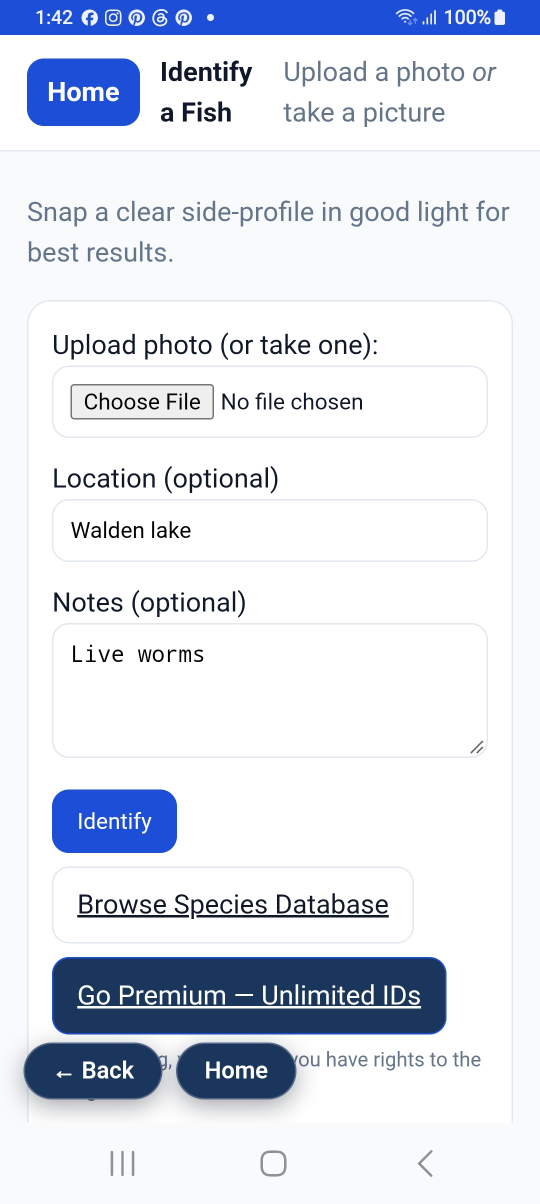
#> input picture Assets/android/Mobile upload photo.jpg, 1080 x 2408 px (shown at 1/2 size)
$ python make-og-image.py '../Assets/android/Mobile upload photo.jpg' ../Assets/android/awin-profile-168.jpg
#> lines starting #> are read from the running program, lines starting #| are printed output that depends on the picture; after the words box and inside, x2 and y2 are one past the last pixel; in counts of white or black regions, pixels touching at a corner belong together
"""
Build NexusCut's 1200x630 Open Graph card.

Every share of nexuscut.io rendered a blank large card because no page set
og:image, while twitter:card claimed summary_large_image. This produces the one
asset those tags point at.

Run:  python tools/make-og-image.py <path-to-logo.jpg> <out.png>
"""

import sys
from PIL import Image, ImageDraw, ImageFilter

W, H = 1200, 630


def build(logo_path: str, out_path: str) -> None:
#> called with out_path = '../Assets/android/awin-profile-168.jpg'
    logo = Image.open(logo_path).convert("RGBA")

    # Match the card background to the logo's own dark navy so the mark looks
    # native rather than pasted onto a different shade. The literal corner is
    # white padding around the rounded square, so sample the darkest common
    # colour instead - that is the mark's real background.
    from collections import Counter

    px = logo.convert("RGB")
#> px is the input picture: PIL image 1080x2408 RGB; mean R, G, B 222, 226.7, 236.9
    dark = Counter()
    for gy in range(0, px.height, 4):
        for gx in range(0, px.width, 4):
            p = px.getpixel((gx, gy))
            if p[0] + p[1] + p[2] < 220:  # ignore white padding and light glow
                dark[p] += 1
#> after the loop, dark = 228 items
    base = dark.most_common(1)[0][0] if dark else (10, 10, 40)
#> base = (26, 54, 93)

    card = Image.new("RGB", (W, H), base)
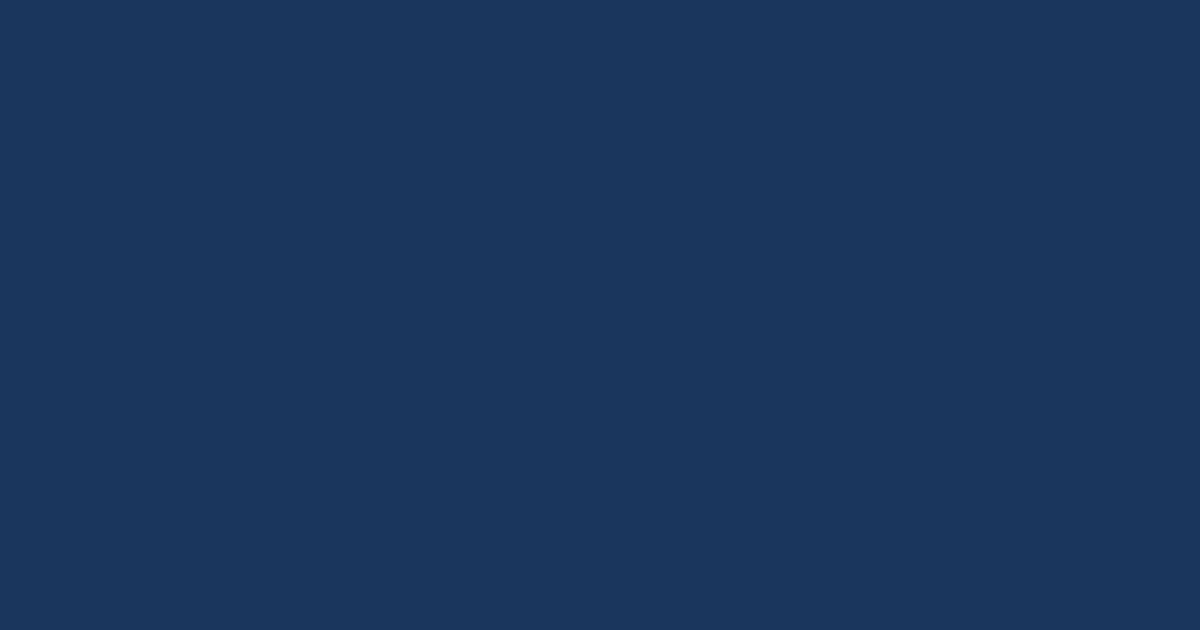
#> card: PIL image 1200x630 RGB; mean R, G, B 26, 54, 93

    # Soft radial glow behind the mark: a blurred ellipse, scaled up, added in
    # screen-ish fashion. Keeps the flat background from looking dead.
    glow = Image.new("RGB", (W, H), base)
    g = ImageDraw.Draw(glow)
    cx, cy = W // 2, H // 2
    for r in range(300, 60, -12):
        t = 1 - (r - 60) / 240
        g.ellipse(
            [cx - r * 1.6, cy - r, cx + r * 1.6, cy + r],
            fill=(
                min(255, base[0] + int(10 * t)),
                min(255, base[1] + int(14 * t)),
                min(255, base[2] + int(46 * t)),
            ),
        )
    glow = glow.filter(ImageFilter.GaussianBlur(70))
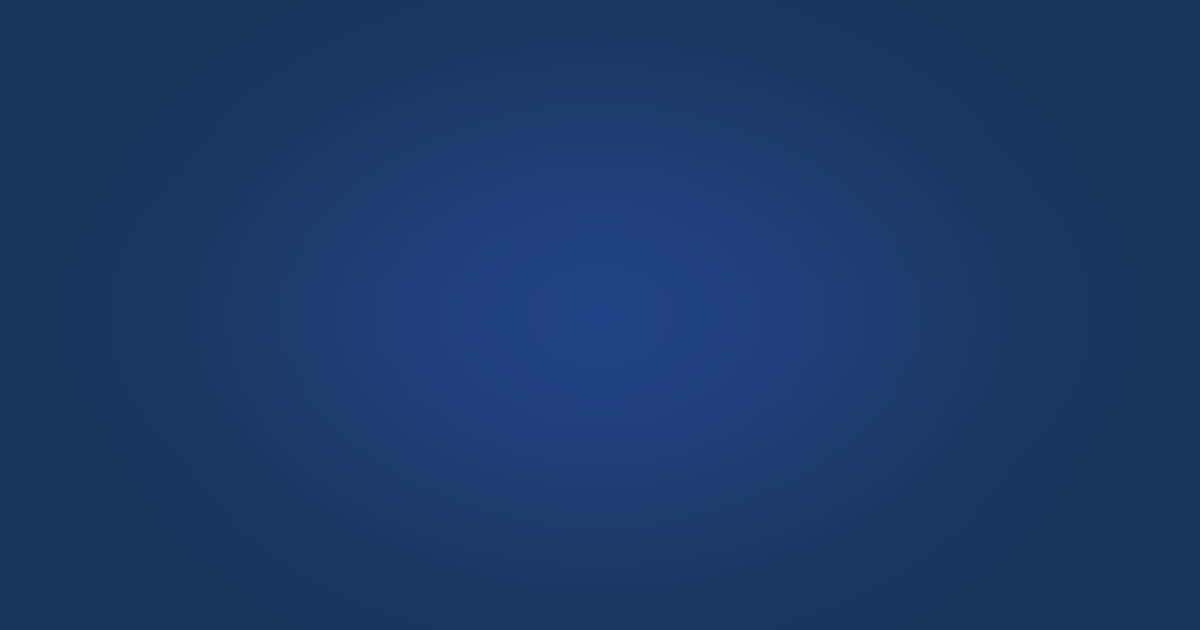
#> glow: PIL image 1200x630 RGB; mean R, G, B 28.1, 57, 103.3
    card = Image.blend(card, glow, 0.85)

    # Paste the logo as a rounded-square badge, source of truth for the brand.
    size = 360
    mark = logo.resize((size, size), Image.LANCZOS)
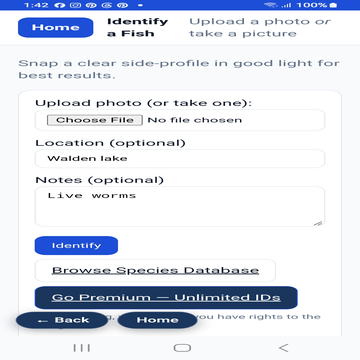
#> mark: PIL image 360x360 RGBA; mean R, G, B, A 221.5, 226.2, 236.5, 255
    radius = int(size * 0.22)
    mask = Image.new("L", (size, size), 0)
#> mask: PIL image 360x360 L; every value is 0
    ImageDraw.Draw(mask).rounded_rectangle([0, 0, size - 1, size - 1], radius=radius, fill=255)
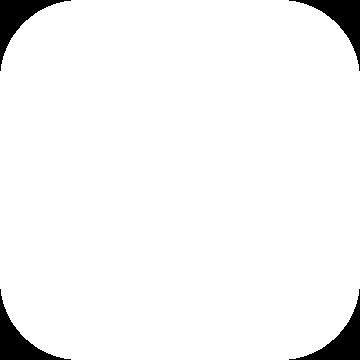
#> mask: PIL image 360x360 L; 95.8% white; 4 black regions, box (x1, y1, x2, y2) and area: (0, 0, 71, 71) 1361, (289, 0, 360, 71) 1361, (0, 289, 71, 360) 1361, (289, 289, 360, 360) 1361

    x, y = (W - size) // 2, (H - size) // 2
    card.paste(mark.convert("RGB"), (x, y), mask)
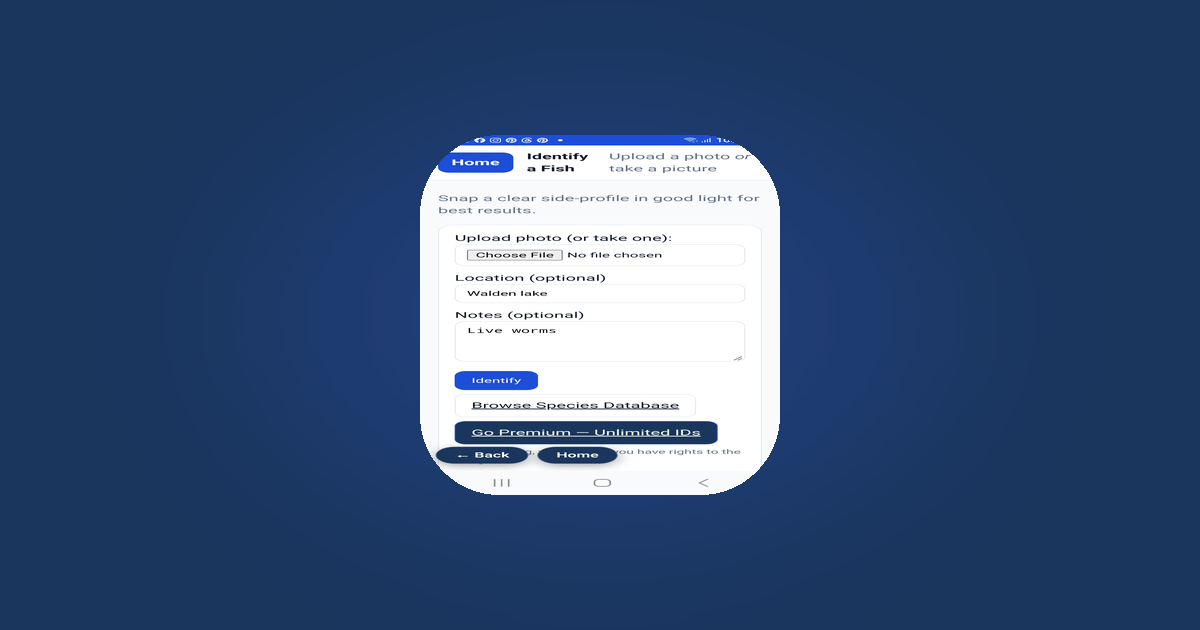
#> card: PIL image 1200x630 RGB; mean R, G, B 58.8, 83.3, 120.7

    # One-pixel inner ring reads as intentional framing at small preview sizes.
    ring = Image.new("RGBA", (W, H), (0, 0, 0, 0))
#> ring: PIL image 1200x630 RGBA; every value is 0
    ImageDraw.Draw(ring).rounded_rectangle(
        [x, y, x + size - 1, y + size - 1], radius=radius, outline=(120, 190, 255, 46), width=2
    )
    card = Image.alpha_composite(card.convert("RGBA"), ring).convert("RGB")

    card.save(out_path, "PNG", optimize=True)
    print(f"wrote {out_path} {card.size[0]}x{card.size[1]} bg={base}")
#| wrote ../Assets/android/awin-profile-168.jpg 1200x630 bg=(26, 54, 93)


if __name__ == "__main__":
    build(sys.argv[1], sys.argv[2])
